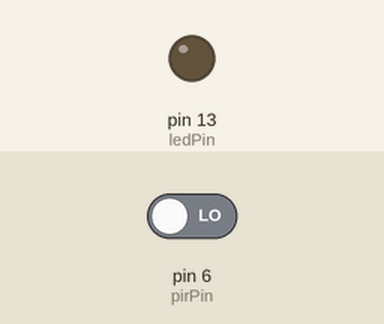
Recording of a sketch running on a simulated Arduino Uno, built with avr-gcc and run on an emulated ATmega328P. Parts: output pins drawn as LEDs (lit = HIGH). Inputs (shaded band) come from the test bench; at power-on: pin 6 (pirPin) LOW. What the sketch prints to the serial monitor is not drawn.

Above: at 1.2 s.
1.3 s: pin 6 (pirPin) driven HIGH
At 2.2 s:
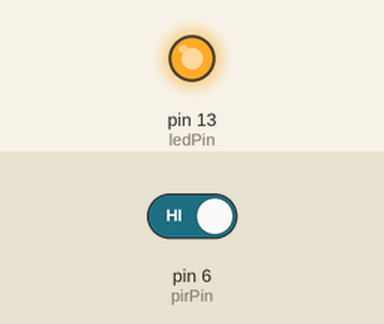
2.8 s: pin 6 (pirPin) driven LOW
At 3.4 s:
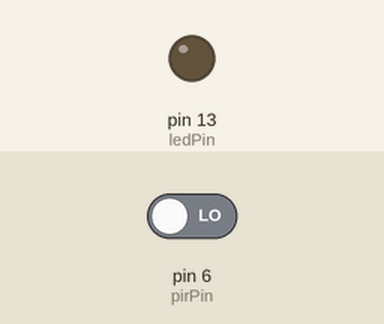
Timing chart, 0 to 5.8 s (numbered marks = the images above; inputs shaded):
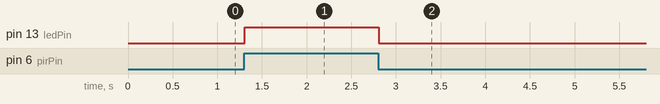

Measured:
- after the input at 1.3 s, pin 13 (ledPin): LOW → HIGH at once
- after the input at 2.8 s, pin 13 (ledPin): HIGH → LOW at once

The sketch:

hareket_sensoru.ino
```cpp
int pirPin = 6;   // PIR sensörünün OUT pini
int ledPin = 13;   // LED baglantisi
int deger = 0;
void setup() {
  pinMode(pirPin, INPUT);       // PIR Pin'i giriş yapılıyor
  pinMode(ledPin, OUTPUT);      // LED Pin'i çıkış yapılıyor
  Serial.begin(9600);           //Serial Porttan veri göndermek için baundrate ayarlanıyor.
}

void loop(){
  deger = digitalRead(pirPin);    // Dijital pin okunuyor
  Serial.println(deger);          // Okunan değer seri porttan okunuyor.
  if (deger == HIGH) digitalWrite(ledPin, HIGH); // Eğer okunan değer 1 ise LED yakılıyor.
  else digitalWrite(ledPin,LOW);   // Eğer okunan değer 0 ise LED söndürülüyor.
}
```
